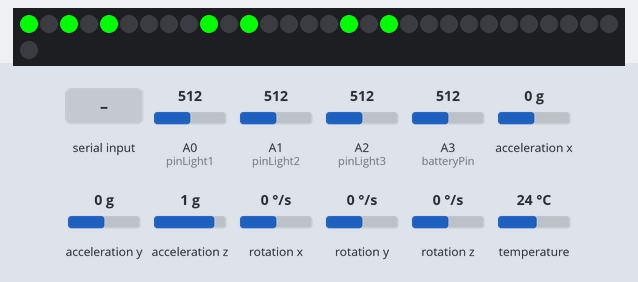
Bench run of a sketch on a simulated Arduino Uno, built with avr-gcc and run on an emulated ATmega328P. Shown: 31 RGB LEDs in strip order, left to right, continuing on the next row. The test bench sets the inputs (shaded band); at power-on: A0 (pinLight1) = 512, A1 (pinLight2) = 512, A2 (pinLight3) = 512, A3 (batteryPin) = 512, acceleration x 0 g, acceleration y 0 g, acceleration z 1 g, rotation x 0 °/s, rotation y 0 °/s, rotation z 0 °/s, temperature 24 °C. Dim RGB values are drawn brighter than linear; what the sketch prints to the serial monitor is not drawn.

Above: at 4.8 s.
4.9 s: "1" received over Serial
At 6.1 s:
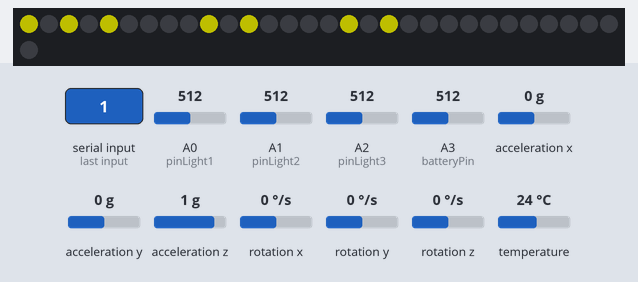
6.5 s: byte 55 (55) received over Serial
At 7.4 s:
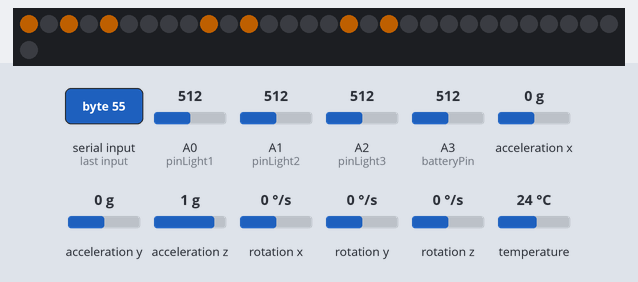
8.0 s: byte 56 (56) received over Serial
At 8.6 s:
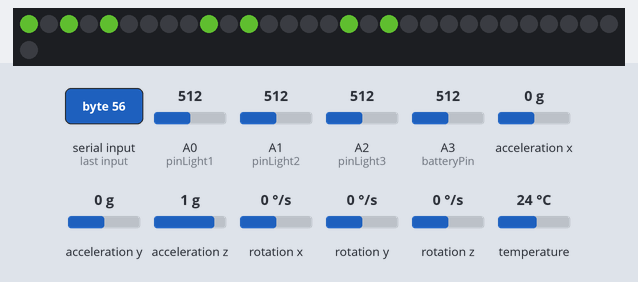
9.5 s: byte 57 (57) received over Serial
At 9.9 s:
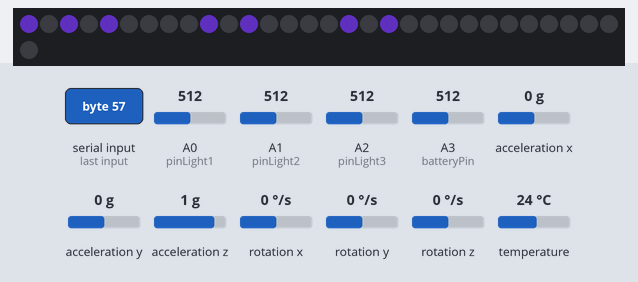
11.0 s: "4" received over Serial
At 12.2 s:
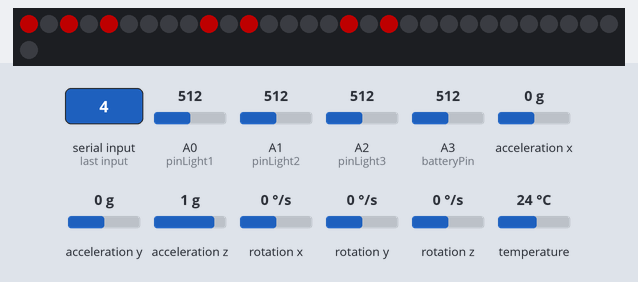
12.5 s: "6" received over Serial
At 13.6 s:
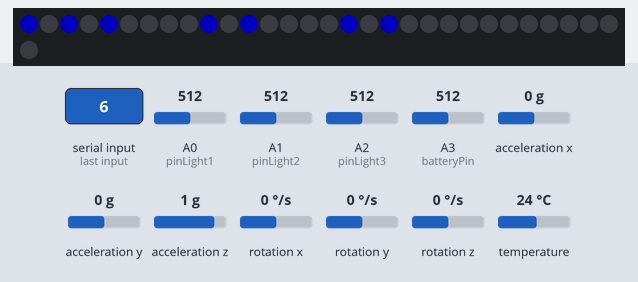
Timing chart, 0 to 15.0 s (numbered marks = the images above; inputs shaded):
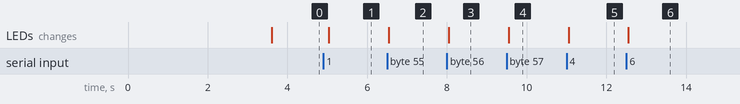

The sketch:

Arduino.ino
```cpp
#include <Adafruit_NeoPixel.h>
#include <MPU6050_tockn.h>
#include <Arduino.h>
#include<Wire.h>

//pins:
const int pinLight1 = 0;
const int pinLight2 = 1;
const int pinLight3 = 2;
const int batteryPin = 3;
const int pinNeoPixels = 6;

const int numberOfNeoPixels = 31;
const float lightSensitive = 0.05f;

int index = 0;
int sensorUpdate = 0;
String msgContent = "";

int maxPower = 80;

int lightVoltage1[] = {0,0};
int lightVoltage2[] = {0,0};
int lightVoltage3[] = {0,0};


MPU6050 mpu6050(Wire);

Adafruit_NeoPixel pixels = Adafruit_NeoPixel(numberOfNeoPixels, pinNeoPixels, NEO_GRB + NEO_KHZ800);

void setup() {

  pixels.begin();
  Serial.begin(9600);

  Wire.begin();
  mpu6050.begin();
  mpu6050.calcGyroOffsets();

  CalibrateLight();

  delay(50);
  SetAllLights(0, 255, 0);
}

void loop() {
  mpu6050.update();

  sensorUpdate ++;

  index ++;
  String json = CreateJson(index);
  Serial.println(json);

  ReadSerial();

  delay(10);
}

String CreateJson(int messageIndex){
  int light1 = analogRead(pinLight1);
  int light2 = analogRead(pinLight2);
  int light3 = analogRead(pinLight3);

  String lightValue1 = String(analogRead(pinLight1));;//(light1 < lightVoltage1[0] || light1 > lightVoltage1[1]) ? "false" : "true";//String(analogRead(pinLight1));
  String lightValue2 = String(analogRead(pinLight2));//(light2 < lightVoltage2[0] || light2 > lightVoltage2[1]) ? "false" : "true";//String(analogRead(pinLight2));
  String lightValue3 = String(analogRead(pinLight3));//(light3 < lightVoltage3[0] || light3 > lightVoltage3[1]) ? "false" : "true";//String(analogRead(pinLight3));

  String batteryValue = String(analogRead(batteryPin));

  String tempValue1 = String(mpu6050.getTemp());

  return "{" +
    CreateJsonLine("index", String(messageIndex)) + "," +
    CreateJosnArrayLine("gyroscoop", String(mpu6050.getGyroAngleX()) + "," + String(mpu6050.getGyroAngleY()) + "," + String(mpu6050.getGyroAngleZ())) + "," +
    CreateJosnArrayLine("accelerator", String(mpu6050.getAccX()) + "," + String(mpu6050.getAccY()) + "," + String(mpu6050.getAccZ())) + "," +
    CreateJsonLine("temperature", tempValue1) + "," +
    CreateJsonLine("battery", batteryValue) + "," +
    CreateJosnArrayLine("light", lightValue1 + "," + lightValue2 + "," + lightValue3) +
  "}";
}

String CreateJsonLine(String key, String value){
  return "\"" + key + "\":" + value;
}

String CreateJosnArrayLine(String key, String arr){
   return "\"" + key + "\":" + "[" + arr + "]";
}

void CalibrateLight() {
  delay(100);

  int precision = 10;

  lightVoltage1[0] = analogRead(pinLight1);
  lightVoltage2[0] = analogRead(pinLight2);
  lightVoltage3[0] = analogRead(pinLight3);

  for(int i = 1; i < precision; i++){
    lightVoltage1[0] += analogRead(pinLight1);
    lightVoltage2[0] += analogRead(pinLight2);
    lightVoltage3[0] += analogRead(pinLight3);
    delay(50);
  }

  lightVoltage1[1] = (lightVoltage1[0] / precision) * ( 1 + lightSensitive);
  lightVoltage2[1] = (lightVoltage2[0] / precision) * ( 1 + lightSensitive);
  lightVoltage3[1] = (lightVoltage3[0] / precision) * ( 1 + lightSensitive);

  lightVoltage1[0] = (lightVoltage1[0] / precision) * ( 1 - lightSensitive);
  lightVoltage2[0] = (lightVoltage2[0] / precision) * ( 1 - lightSensitive);
  lightVoltage3[0] = (lightVoltage3[0] / precision) * ( 1 - lightSensitive);
}

void ReadSerial(){
  while (Serial.available() > 0) {

    byte character = Serial.read();

    if(character == 49){
      SetAllLights(maxPower, maxPower, 0);
    }

    if(character == 50) {
      SetAllLights(maxPower, 0, maxPower);
    }

    if(character == 51) {
      SetAllLights(0, maxPower, maxPower);
    }

    if(character == 52) {
      SetAllLights(maxPower, 0, 0);
    }

    if(character == 53) {
      SetAllLights(0, maxPower, 0);
    }

    if(character == 54) {
      SetAllLights(0, 0, maxPower);
    }

    if(character == 55) {
      SetAllLights(maxPower, maxPower/2, 0);
    }

    if(character == 56) {
      SetAllLights(maxPower/2, maxPower, maxPower/4);
    }

    if(character == 57) {
      SetAllLights(maxPower/2, maxPower/4, maxPower);
    }

    Serial.println(character);
  }
}

void SetAllLights(int r, int g, int b) {
  /*for(int i=0;i<numberOfNeoPixels;i++){
    pixels.setPixelColor(i, pixels.Color(r, g, b));
  }*/
  pixels.setPixelColor(0, pixels.Color(r, g, b));
  pixels.setPixelColor(2, pixels.Color(r, g, b));
  pixels.setPixelColor(4, pixels.Color(r, g, b));
  pixels.setPixelColor(9, pixels.Color(r, g, b));
  pixels.setPixelColor(11, pixels.Color(r, g, b));
  pixels.setPixelColor(16, pixels.Color(r, g, b));
  pixels.setPixelColor(18, pixels.Color(r, g, b));

  pixels.show();
}

//light animations
void CalibrateWarningAnimation(){
  for(int amount = 0; amount < 3; amount++){
    for(int i = 0; i < maxPower; i++){
      SetAllLights(i, 0, 0);
      delay(5);
    }

    for(int i = maxPower; i > 0; i--){
      SetAllLights(i, 0, 0);
      delay(5);
    }
  }
  for(int i = 0; i < maxPower; i++){
     SetAllLights(i, 0, 0);
     delay(5);
  }
}
```

Measured:
- after the input at 4.9 s, the LEDs: change after 0.14 s (image 1)
- after the input at 6.5 s, the LEDs: change at once (image 2)
- after the input at 8.0 s, the LEDs: change at once (image 3)
- after the input at 9.5 s, the LEDs: change after 0.05 s (image 4)
- after the input at 11.0 s, the LEDs: change after 0.05 s (image 5)
- after the input at 12.5 s, the LEDs: change after 0.05 s (image 6)
